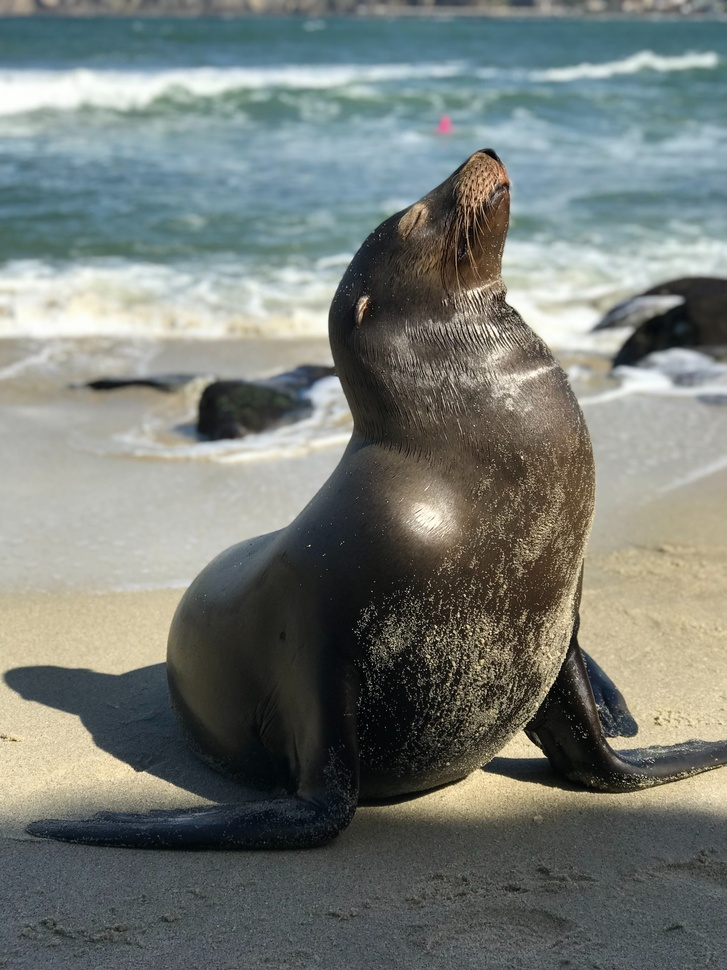
#> input picture seal.jpg, 727 x 970 px, shrunk from 3024 x 4032 before the run
$ python '1. Convert Grayscale.py'
#> lines starting #> are read from the running program, lines starting #| are printed output that depends on the picture
# PROGRAM KONVERSI RGB KE GRAYSCALE #

# Memanggil modul Pyhton Image Library sebagai pil dengan menggunakan Image dan ImageOps\
from PIL import Image, ImageOps

# Membuat variabel citraAsli untuk menjadi wadah gamabr yang akan dikonversi;
gambar_Asli = Image.open('seal.jpg')
#> gambar_Asli is the input picture: PIL image 727x970 RGB; mean R, G, B 117.6, 123.1, 118
# Melakukan konversi RGB ke Grayscale dengan fungsi ImageOps.grayscale()
gambar_Grayscale = ImageOps.grayscale(gambar_Asli)
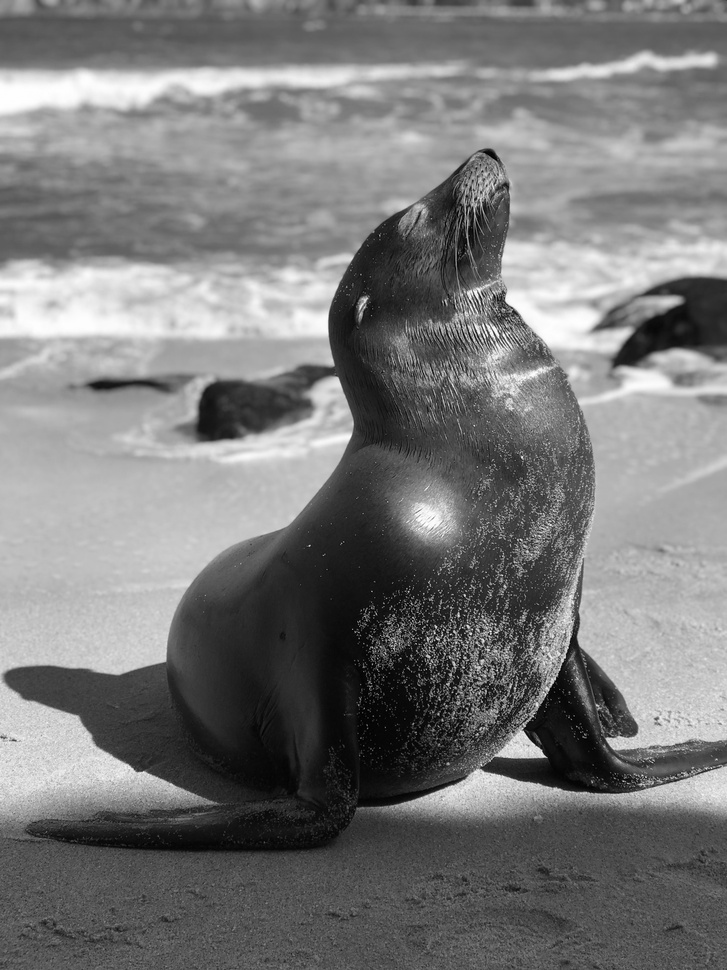
#> gambar_Grayscale: PIL image 727x970 L; min 0, max 254, mean 120.9
gambar_Grayscale.save('sealGS.jpg')
